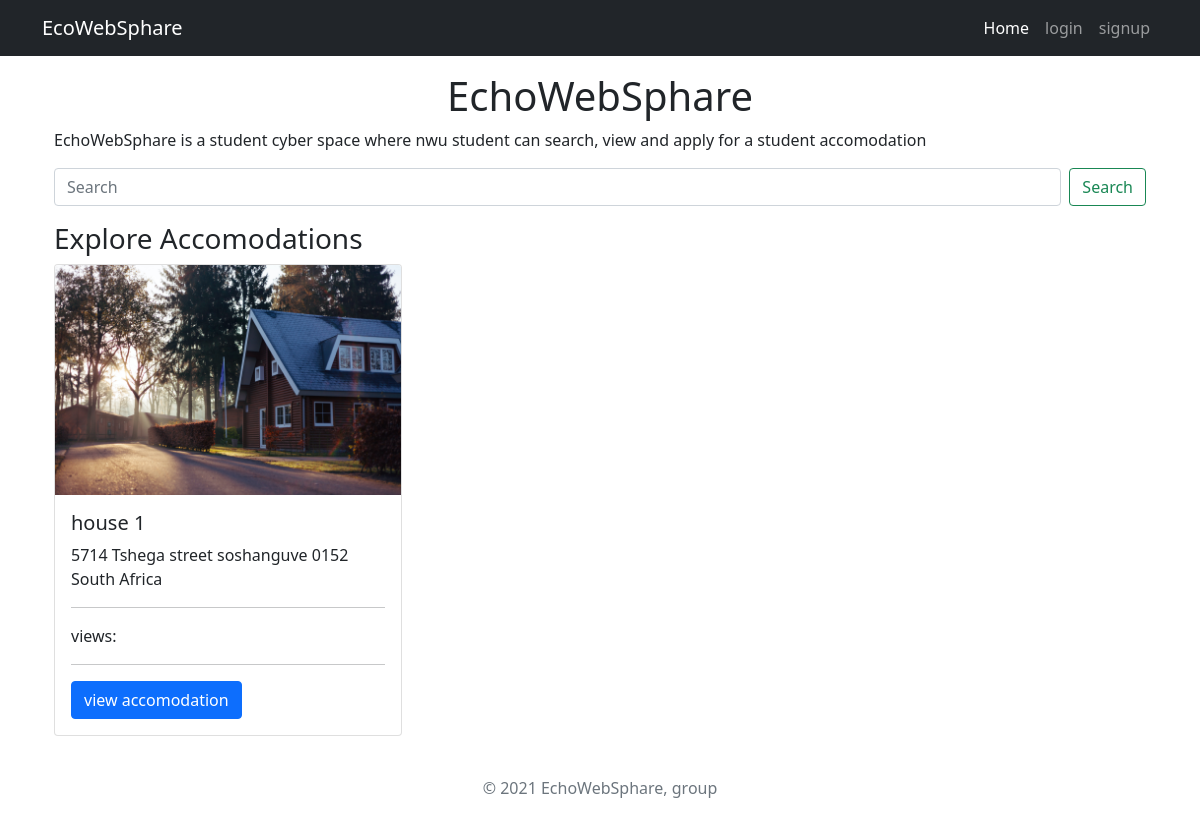
The page / on the database its author committed.
### accomodations/models.py (models this page shows, shortened)
class Accomodation(models.Model, HitCountMixin):
    owner = models.ForeignKey(settings.AUTH_USER_MODEL,on_delete=models.CASCADE, related_name="owner")
    title = models.CharField(max_length=255, unique=True)
    address = models.OneToOneField(Address, on_delete=models.CASCADE)
    hit_count_generic = GenericRelation(HitCount, object_id_field='object_pk',related_query_name='hit_count_generic_relation')
    likes = models.ManyToManyField(settings.AUTH_USER_MODEL, blank=True, related_name='accomodation_likes')
    image_1 = models.ImageField(upload_to='images', null=True, blank=True)
    image_2 = models.ImageField(upload_to='images', null=True, blank=True)
    image_3 = models.ImageField(upload_to='images', null=True, blank=True)
    image_4 = models.ImageField(upload_to='images', null=True, blank=True)
    image_5 = models.ImageField(upload_to='images', null=True, blank=True)
    description = QuillField(null=True, blank=True)
    applied = models.ManyToManyField(settings.AUTH_USER_MODEL,default=None, blank=True, related_name="applied")
    date_added = models.DateTimeField(auto_now_add=True)

class Address(models.Model):
    class ProvinceChoice(models.TextChoices):
        GAUTENG = 'GP', ('Gauteng')
    house_number = models.CharField(max_length=20,default="5714")
    street_name = models.CharField(max_length=255,default="Tshega street")
    provice = models.CharField(max_length=2,choices=ProvinceChoice.choices,default=ProvinceChoice.GAUTENG)
    locality = models.CharField(max_length=255, null=True,blank=True, default="soshanguve")
    municipality = models.CharField(max_length=255,default="Tshwane")
    postal_code = models.CharField(max_length=10,default="0152")
    country = models.CharField(default="South Africa", max_length=12, editable=False)
    def __str__(self):
        return f"{self.house_number} {self.street_name} {self.locality} {self.postal_code} {self.country}"

### accomodations/views.py (the view)
# urls.py: path('', AccomodationList.as_view(), name='home'),
class AccomodationList(ListView):
    model = Accomodation
    paginate_by = 10
    template_name = 'home.html'

### templates/home.html (shortened to what this page needs)
{% extends 'base.html' %}
{% load hitcount_tags %}
{% load crispy_forms_tags %}
{% block content %}
<div class="container mt-3">
    <h1 class="d-flex justify-content-center">
        EchoWebSphare
    </h1>
    <p>
        EchoWebSphare is a student cyber space where nwu student can search, view and apply for a student
        accomodation
    </p>
</div>
<div class="container mt-3 mb-3">
    <div class="justify-content-center">
        <form class="d-flex Bootstrap" action="{% url 'search_results' %}" method="get">
            <input name="q" class="form-control me-2" type="search" placeholder="Search" aria-label="Search">
            <button class="btn btn-outline-success" type="submit">Search</button>
        </form>
    </div>
</div>
<section class="container">
    <div class="">
        <h3>
            Explore Accomodations
        </h3>
    </div>
    <div class="row row-cols-1 row-cols-md-2 row-cols-lg-3 row-cols-sm-auto g-4">
        {% for house in accomodation_list %}
        <div class="col">
            <div class="card">
                <img src="{{house.image_1.url}}" class="card-img-top" alt="...">
                <div class="card-body">
                    <h5 class="card-title">{{house.title}}</h5>
                    <p class="card-text">{{house.address}}</p>
                    <hr>
                    <span>views: {% get_hit_count for house %}</span>
                    <hr>
                    <a href="{% url 'accomodation-detail' house.id %}" class="btn btn-primary">view accomodation</a>
                </div>
            </div>
        </div>
        {% endfor %}
    </div>
</section>
{% endblock %}

### rows shown on the page
Accomodation: image_1 (picture), title "house 1", address "5714 Tshega street soshanguve 0152 South Africa"
